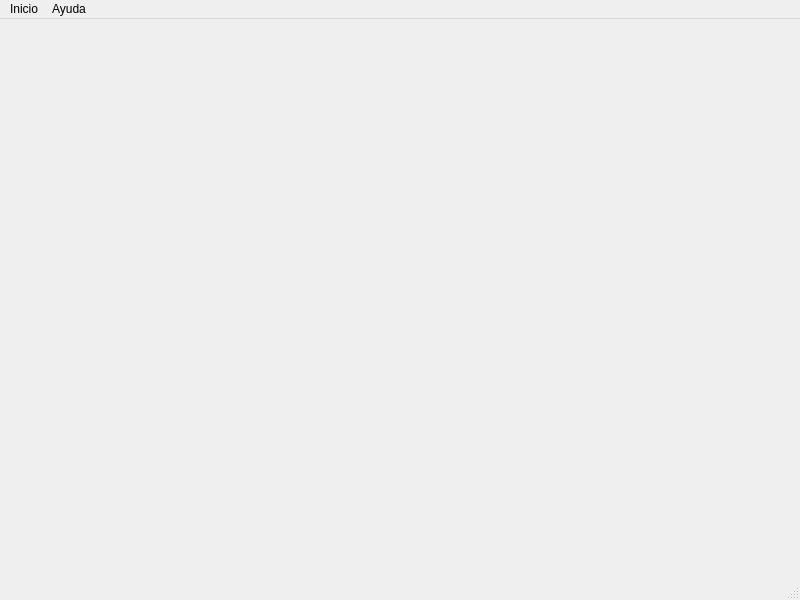
<?xml version="1.0" encoding="UTF-8"?>
<ui version="4.0">
 <class>MainWindow</class>
 <widget class="QMainWindow" name="MainWindow">
  <property name="geometry">
   <rect>
    <x>0</x>
    <y>0</y>
    <width>800</width>
    <height>600</height>
   </rect>
  </property>
  <property name="windowTitle">
   <string>MainWindow</string>
  </property>
  <widget class="QWidget" name="centralwidget"/>
  <widget class="QMenuBar" name="menubar">
   <property name="geometry">
    <rect>
     <x>0</x>
     <y>0</y>
     <width>800</width>
     <height>26</height>
    </rect>
   </property>
   <widget class="QMenu" name="menuInicio">
    <property name="title">
     <string>Inicio</string>
    </property>
    <widget class="QMenu" name="menuNueva_Corrida">
     <property name="title">
      <string>Nueva Corrida</string>
     </property>
     <addaction name="actionDesde_Archivo"/>
     <addaction name="actionIngreso_Manual"/>
    </widget>
    <addaction name="menuNueva_Corrida"/>
    <addaction name="separator"/>
    <addaction name="actionSalir"/>
   </widget>
   <widget class="QMenu" name="menuAyuda">
    <property name="title">
     <string>Ayuda</string>
    </property>
    <addaction name="actionInstrucciones_de_Uso"/>
    <addaction name="separator"/>
    <addaction name="actionAcerca_de"/>
   </widget>
   <addaction name="menuInicio"/>
   <addaction name="menuAyuda"/>
  </widget>
  <widget class="QStatusBar" name="statusbar"/>
  <action name="actionInstrucciones_de_Uso">
   <property name="text">
    <string>Instrucciones de Uso</string>
   </property>
  </action>
  <action name="actionAcerca_de">
   <property name="text">
    <string>Acerca de</string>
   </property>
  </action>
  <action name="actionSalir">
   <property name="text">
    <string>Salir</string>
   </property>
  </action>
  <action name="actionDesde_Archivo">
   <property name="text">
    <string>Desde Archivo</string>
   </property>
  </action>
  <action name="actionIngreso_Manual">
   <property name="text">
    <string>Ingreso Manual</string>
   </property>
  </action>
 </widget>
 <resources/>
 <connections/>
</ui>
